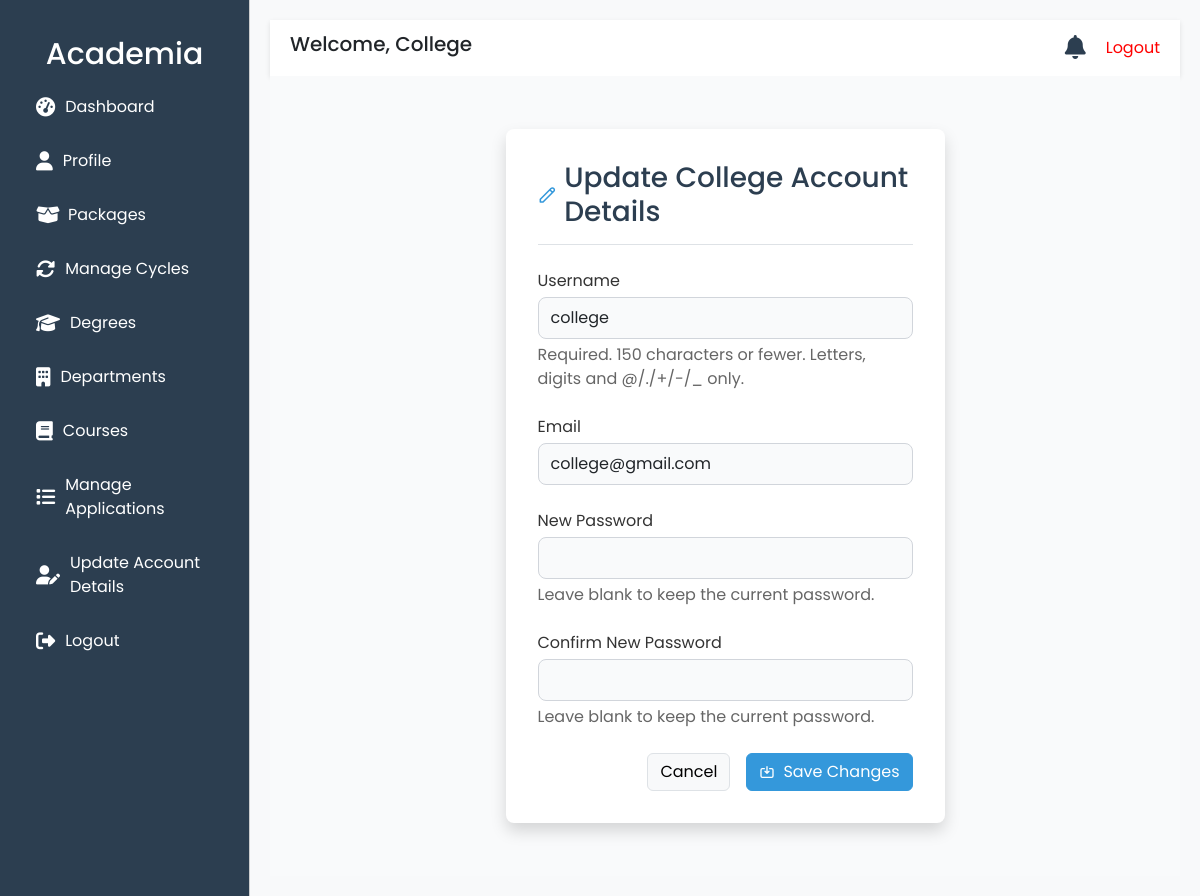
Screenshot of /colleges/update-details/ (signed in) with the database file from the repository.
### core/models.py (models this page shows, shortened)
class User(AbstractUser):
    USER_TYPE_CHOICES = (
        ('student', 'Student'),
        ('school', 'School'),
        ('college', 'College'),
        ('super_admin', 'Super Admin'),
    )
    user_type = models.CharField(max_length=20, choices=USER_TYPE_CHOICES, default='student')
    is_approved = models.BooleanField(default=False)
    last_login = models.DateTimeField(null=True, blank=True)
    last_logout = models.DateTimeField(null=True, blank=True)
    password_reset_requested_at = models.DateTimeField(null=True, blank=True)
    password_reset_created_at = models.DateTimeField(null=True, blank=True)
    email = models.EmailField(unique=True, error_messages={
        'unique': "A user with that email already exists.",
    })
    objects = CustomUserManager()

### colleges/models.py (models this page shows, shortened)
class CollegeProfile(models.Model):
    user = models.OneToOneField(User, on_delete=models.CASCADE, related_name='college_profile')
    college_name = models.CharField(max_length=255)
    principal_name = models.CharField(max_length=100)
    contact_phone = models.CharField(max_length=15)
    alternate_phone_number = models.CharField(max_length=15, blank=True, null=True)
    contact_email = models.EmailField()
    college_type = models.CharField(
        max_length=50,
        choices=[('Private', 'Private'), ('Government', 'Government'), ('Autonomous', 'Autonomous')]
    )
    affiliation = models.CharField(max_length=100)
    accreditation = models.CharField(
        max_length=100,
        choices=[('AICTE', 'AICTE'), ('NAAC', 'NAAC'), ('NBA', 'NBA'), ('', 'Other')]
    )
    courses_offered = models.TextField(blank=True, null=True)
    streams_available = models.TextField(blank=True, null=True)
    medium_of_instruction = models.CharField(
        max_length=50,
        choices=[('English', 'English'), ('Telugu', 'Telugu'), ('Hindi', 'Hindi'), ('Other', 'Other')],
        blank=True,
        null=True
    )
    established_year = models.IntegerField()
    total_students = models.IntegerField()
    total_faculty = models.IntegerField()
    college_code = models.CharField(max_length=50, blank=True, null=True)
    website = models.URLField(blank=True, null=True)
    hostel_availability = models.BooleanField(default=False)
    hostel_capacity_boys = models.IntegerField(blank=True, null=True)
    hostel_capacity_girls = models.IntegerField(blank=True, null=True)
    library = models.BooleanField(default=False)
    library_books_count = models.IntegerField(blank=True, null=True)
    labs = models.TextField(blank=True, null=True)
    placement_cell = models.BooleanField(default=False)
    placement_percentage = models.FloatField(blank=True, null=True)
    top_recruiters = models.TextField(blank=True, null=True)
    other_facilities = models.TextField(blank=True, null=True)
    street_address = models.CharField(max_length=255)
    city = models.CharField(max_length=100)
    state = models.CharField(max_length=100, blank=True)
    district = models.CharField(max_length=100, blank=True)
    pincode = models.CharField(max_length=10)
    profile_pic = models.ImageField(upload_to='college_logos/', blank=True, null=True)
    accreditation_certificate = models.FileField(upload_to='college_certificates/', blank=True, null=True)
    brochure = models.FileField(upload_to='college_brochures/', blank=True, null=True)
    created_at = models.DateTimeField(default=timezone.now)
    updated_at = models.DateTimeField(default=timezone.now)

### colleges/views.py (the view)
# urls.py: path('update-details/', views.update_college_details, name='update_college_details'),
@login_required
def update_college_details(request):
    if request.user.user_type != 'college':
        messages.error(request, "You are not authorized to access this page.")
        return redirect('core:login')
    if not request.user.is_approved:
        messages.error(request, "Your account is not yet approved by the super admin.")
        return redirect('core:pending_approval')
    if request.method == 'POST':
        form = UserUpdateForm(request.POST, instance=request.user)
        if form.is_valid():
            form.save()
            messages.success(request, "Your account details have been updated successfully.")
            return redirect('colleges:college_details_updated')
        else:
            messages.error(request, "Please correct the errors below.")
            logger.warning("College details update failed due to form errors: %s", form.errors)
    else:
        form = UserUpdateForm(instance=request.user)
    return render(request, 'colleges/update_college_details.html', {'form': form})

### core/forms.py (shortened to what this page needs)
class UserUpdateForm(forms.ModelForm):
    password = forms.CharField(widget=forms.PasswordInput, required=False, label="New Password")
    confirm_password = forms.CharField(widget=forms.PasswordInput, required=False, label="Confirm New Password")
    class Meta:
        model = User
        fields = ['username', 'email']
        widgets = {
            'username': forms.TextInput(attrs={'class': 'form-control'}),
            'email': forms.EmailInput(attrs={'class': 'form-control'}),
        }

### core/context_processors.py (called while the page is built)
def notifications(request):
    if request.user.is_authenticated:
        user_notifications = Notification.objects.filter(user=request.user).order_by('-created_at')[:5]
        unread_count = Notification.objects.filter(user=request.user, is_read=False).count()
    else:
        user_notifications = []
        unread_count = 0
    return {
        'notifications': user_notifications,
        'unread_notifications_count': unread_count,
    }

### colleges/templates/colleges/update_college_details.html (shortened to what this page needs)
{% extends 'colleges/base.html' %}
{% block content %}
    <div class="d-flex align-items-center justify-content-center min-vh-100" style="background-color: #f9fafb; padding: 2rem 1rem;">
        <div class="col-12 col-md-6 bg-white rounded-3 shadow" style="padding: 2rem;">
            <h3 class="mb-4 border-bottom pb-3 d-flex align-items-center" style="color: #2C3E50;">
                Update College Account Details
            </h3>
            <form method="post">
                <div class="form-container">
                    {% for field in form %}
                        <div class="field-container">
                            <label for="{{ field.id_for_label }}" class="d-block" style="color: #333333;">{{ field.label }}</label>
                            {% if field.name == "password" or field.name == "confirm_password" %}
                                <div class="position-relative">
                                    {{ field }}
                                    <p class="mt-1" style="color: #666666;">Leave blank to keep the current password.</p>
                                </div>
                            {% else %}
                                {{ field }}
                            {% endif %}
                            {% if field.help_text %}
                                <p class="mt-1" style="color: #666666;">{{ field.help_text }}</p>
                            {% endif %}
                        </div>
                    {% endfor %}
                </div>
                <div class="d-flex justify-content-end gap-3 mt-4">
                    <a href="{% url 'colleges:college_profile' %}" class="btn btn-light border" style="transition: all 0.15s ease;">
                        Cancel
                    </a>
                    <button type="submit" class="btn btn-primary d-flex align-items-center" style="background-color: #3498DB; border-color: #3498DB; transition: all 0.15s ease;">
                        Save Changes
                    </button>
                </div>
            </form>
        </div>
    </div>
{% endblock %}

### colleges/templates/colleges/base.html (shortened to what this page needs)
<!DOCTYPE html>
<html lang="en">
<head>
    <link href="https://cdn.jsdelivr.net/npm/bootstrap@5.3.0/dist/css/bootstrap.min.css" rel="stylesheet">
    <link rel="stylesheet" href="https://cdnjs.cloudflare.com/ajax/libs/font-awesome/6.4.0/css/all.min.css">
</head>
<body>
    <div class="sidebar offcanvas offcanvas-start" tabindex="-1" id="sidebarMenu" aria-labelledby="sidebarMenuLabel">
        <div class="offcanvas-body">
            <h4 class="text-center sidebar-header" style="font-size: 30px !important;">Academia</h4>
            <a href="{% url 'colleges:dashboard' %}">
                <i class="fas fa-tachometer-alt"></i> Dashboard
            </a>
            <a href="{% url 'colleges:college_profile' %}">
                <i class="fas fa-user"></i> Profile
            </a>
            <a href="{% url 'colleges:packages' %}">
                <i class="fas fa-box-open me-2"></i> Packages
            </a>
            <a href="{% url 'colleges:cycle_list' %}">
                <i class="fas fa-sync-alt"></i> Manage Cycles
            </a>
            <a href="{% url 'colleges:degree_list' %}">
                <i class="fas fa-graduation-cap"></i> Degrees
            </a>
            <a href="{% url 'colleges:department_list' %}">
                <i class="fas fa-building"></i> Departments
            </a>
            <a href="{% url 'colleges:course_list_all' %}">
                <i class="fas fa-book"></i> Courses
            </a>
            {% if user.is_authenticated and user.user_type == 'college' and user.college_profile %}
                <a href="{% url 'colleges:manage_applications' college_id=user.college_profile.id %}">
                    <i class="fas fa-list"></i> Manage Applications
                </a>
            {% else %}
                <a href="#" class="disabled">
                    <i class="fas fa-list"></i> Manage Applications (Profile Required)
                </a>
            {% endif %}
            <a href="{% url 'colleges:update_college_details' %}" class="text-indigo-600 hover:underline"> <i class="fas fa-user-edit"></i>Update Account Details</a>
            <a href="{% url 'core:logout' %}">
                <i class="fas fa-sign-out-alt"></i> Logout
            </a>
        </div>
    </div>
    <div class="main-content">
        <div class="top-bar">
            <div class="d-flex align-items-center">
                <h5 class="welcome-text">Welcome, {{ user.college_profile.college_name|default:user.username }}</h5>
            </div>
            <div class="d-flex align-items-center">
                <div class="notifications-wrapper">
                    <a href="#" class="notifications-icon" data-bs-toggle="dropdown" aria-expanded="false" id="notificationTrigger">
                        <i class="fas fa-bell"></i>
                    </a>
                </div>
                <a href="{% url 'core:logout' %}" class="" style="color: red; text-decoration:none;">Logout</a>
            </div>
        </div>
        {% block content %}
        {% endblock %}
    </div>
</body>
</html>

### colleges/templates/colleges/base.html (style rules this page uses)
body { font-family: 'Poppins', sans-serif; background-color: #f8f9fa; }
.sidebar { min-height: 100vh; background-color: #2C3E50; color: white; padding-top: 20px; position: fixed; width: 250px !important; top: 0; left: 0; z-index: 2000; display: block !important; visibility: visible !important; opacity: 1 !important; }
.sidebar a { color: white; padding: 15px 20px; display: flex; align-items: center; text-decoration: none; }
.sidebar a i { margin-right: 10px; font-size: 1.2rem; }
.main-content { margin-left: 250px; padding: 20px; }
.top-bar { background-color: white; padding: 10px 20px; box-shadow: 0 2px 5px rgba(0, 0, 0, 0.1); display: flex; justify-content: space-between; align-items: center; z-index: 1000; }
.notifications-wrapper { position: relative; margin-right: 20px; }
.notifications-icon { font-size: 1.5rem; color: #2C3E50; cursor: pointer; position: relative; }
@media (min-width: 1150px) { .sidebar.offcanvas { display: block !important; transform: none !important; visibility: visible !important; } }
@media (min-width: 1150px) { .welcome-text { display: inline !important; } }
@media (min-width: 1150px) { .sidebar-header { display: block !important; } }

### colleges/templates/colleges/update_college_details.html (style rules this page uses)
.form-container > * { margin-bottom: 1.5rem; }
.form-container .field-container > * { margin-bottom: 0.25rem; }
.form-control, select, textarea, input[type="text"], input[type="email"], input[type="number"], input[type="url"], input[type="date"], input[type="password"], input[type="file"] { width: 100%; padding: 0.5rem 0.75rem; border: 1px solid #d1d5db; border-radius: 0.5rem; background: #f9fafb; transition: all 0.2s ease; }

### rows the page displays
User: college_profile.college_name "College", form "college" "college@gmail.com"

### other values shown
{{ field.label }} "Username" "Email" "New Password" "Confirm New Password"
{{ field.help_text }} "Required. 150 characters or fewer. Letters, digits and @/./+/-/_ only."
